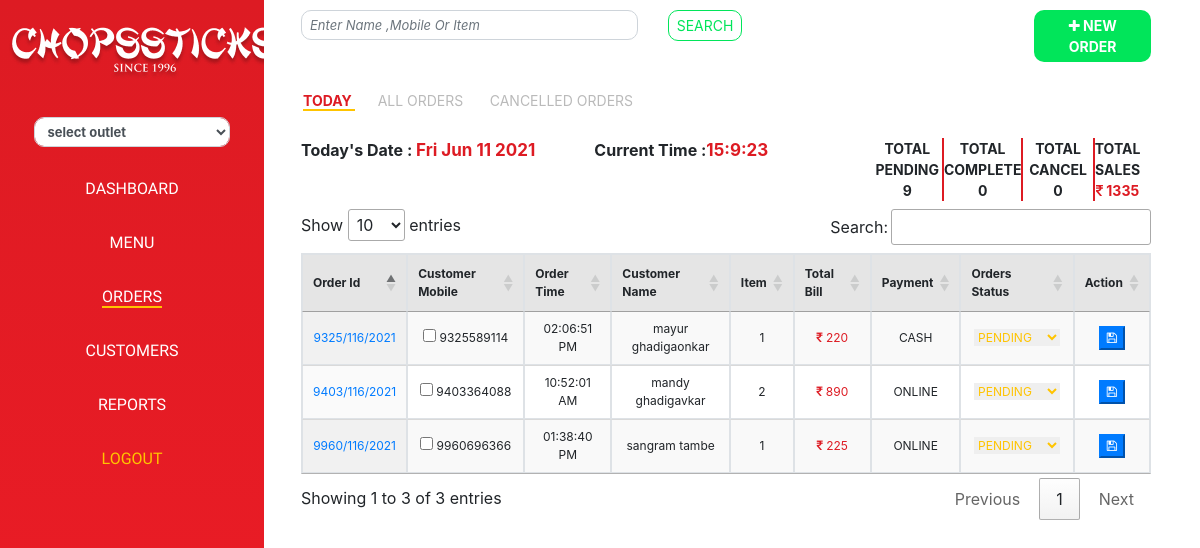
/orders/today_order/1 (signed in), run on the app's committed database.
### orders/models.py (models this page shows, shortened)
class order(models.Model):
    order_id = models.CharField(max_length=50)
    customer_id  = models.ForeignKey(customer,on_delete=models.CASCADE)
    outlet_id = models.ForeignKey(outlet, on_delete=models.CASCADE)
    ONLINE = 1
    CASH =2
    PAYMENT_TYPE_CHOICES = (
      (ONLINE,'ONLINE'),
      (CASH,'CASH'),
    )
    payment_type  = models.PositiveIntegerField(choices=PAYMENT_TYPE_CHOICES)
    order_delivery_address = models.CharField(max_length=500)
    landmark = models.CharField(max_length=500,default="NA")
    total_bill  = models.IntegerField()
    PENDING= 1
    CANCLE = 2
    COMPLETE = 3
    DELIVERY = 4
    ORDER_STATUS_CHOICES = (
      (PENDING,'PENDING'),
      (CANCLE,'CANCLE'),
      (COMPLETE,'COMPLETE'),
      (DELIVERY,'DELIVERY'),
    )
    order_status = models.PositiveIntegerField(choices=ORDER_STATUS_CHOICES)
    created_at = models.DateTimeField(auto_now_add=True)
    updated_at = models.DateTimeField(auto_now=True)

### customer/models.py (models this page shows, shortened)
class customer(models.Model):
    custom_user_id = models.ForeignKey(custom_user,on_delete=models.CASCADE)
    full_name = models.CharField(max_length=50)
    address = models.CharField(max_length=50)
    created_at = models.DateTimeField(auto_now_add=True)
    updated_at = models.DateTimeField(auto_now=True)

### accounts/models.py (models this page shows, shortened)
class custom_user(AbstractUser):
    SUPER_ADMIN = 1
    ADMIN = 2
    CUSTOMER = 3
    ROLE_CHOICES = (
      (SUPER_ADMIN,'Super Admin'),
      (ADMIN,'Admin'),
      (CUSTOMER,'CUSTOMER'),
    )
    mobile_no  = models.CharField(max_length=50)
    user_role = models.PositiveSmallIntegerField(choices=ROLE_CHOICES,default=ADMIN)
    otp = models.IntegerField(default=0)
    Updated_on = models.DateTimeField(auto_now=True)

### orders/views.py (the view)
# urls.py: path('today_order/<int:pk>',today_order,name='today_order'),
@login_required(login_url = '/accounts/user_login')
def today_order(request,pk):
    user= request.user
    outlet_objects = outlet.objects.get(pk=pk)
    location = outlet.objects.all().filter(is_active=True)
    todays_date = date.today()
    all_orders = order.objects.filter(created_at__date=todays_date,outlet_id=outlet_objects).all()
    total_complete = order.objects.filter(order_status = 3,created_at__date=todays_date).count()
    total_pending = order.objects.filter(order_status = 1,created_at__date=todays_date).count()
    total_cancle = order.objects.filter(order_status = 2,created_at__date=todays_date).count()
    item_count = {}
    sum = 0
    for one in all_orders:
        sum = sum + one.total_bill
        if customer_order_detail.objects.filter(order_id=one).exists():
            item_count[one.pk] = customer_order_detail.objects.filter(order_id=one).count()
        else:
            item_count[one.pk] = 0
    food_objects = food_section.objects.all().filter(outlet_id=outlet_objects).first()
    data = {'all_orders':all_orders,'total_complete':total_complete,'total_pending':total_pending,'total_cancle':total_cancle,
    'food_objects':food_objects,'item_count':item_count,'sum':sum,'outlet_objects':outlet_objects,'location':location}
    return render(request,'orders/todays_order.html',data)

### orders/templatetags/item_counts.py (called while the page is built)
@register.filter
def get_item(dictionary, key):
        return dictionary.get(int(str(key)))

### templates/orders/todays_order.html (shortened to what this page needs)
{% extends 'dashboard/base.html' %}
{% load static %}
{% load item_counts %}
{% block content %}
<div class="main">
    <div class="container">
        <div class="row">
            <div class="col">
                <input type="text" name="" id="" class="form-control form-control-sm radius" placeholder="Enter Name ,Mobile Or Item">
            </div>
            <div class="col">
                <button class="btn btn-sm search-btn radius">SEARCH</button>
            </div>
            <div class="col-2">
                <a href="{% url 'orders:new_order' outlet_objects.pk %}" target="_blank" class="btn btn-sm green-btn radius"><b> <i class="fa fa-plus" aria-hidden="true"></i> NEW ORDER</b> </a>
            </div>
        </div>
    </div>
    <div class="container mt-4">
        <div class="row">
            <div class="col">
                <div class="tabs-div">
                    <a href="{% url 'orders:today_order' outlet_objects.pk %}" class="tabs active-tab">TODAY </a> &nbsp;&nbsp;&nbsp;&nbsp;
                    <a href="{% url 'orders:order_master' outlet_objects.pk %}" class="tabs  inactive-tab">ALL ORDERS </a> &nbsp;&nbsp;&nbsp;&nbsp;
                    <a href="{% url 'orders:order_cancle' outlet_objects.pk %}" class="tabs inactive-tab">CANCELLED ORDERS</a> &nbsp;&nbsp;&nbsp;&nbsp;
                </div>
            </div>
        </div>
    </div>
    <div class="container mt-4">
        <div class="row">
            <div class="col">
                <label for="today_date" class="date"> Today's Date : <small class="date-div" id="demo"></small></label>
            </div>
            <div class="col">
                <label for="current_time" class="date">Current Time :<small class="date-div" id="time"></small> </label>
            </div>
            <div class="col">
                <div class="row">
                    <div class="col" style="margin: 0px;padding: 0px;">
                        <label for="today_date" class="date1">TOTAL PENDING<br>{{total_pending}}</label>
                    </div>
                    <div class="col" style="margin: 0px;padding: 0px;">
                        <label for="today_date" class="date1"> TOTAL COMPLETE<br>{{total_complete}} </label>
                    </div>
                    <div class="col" style="margin: 0px;padding: 0px;">
                        <label for="today_date" class="date1"> TOTAL CANCEL<br>{{total_cancle}} </label>
                    </div>
                    <div class="col" style="margin: 0px;padding: 0px;">
                        <label for="today_date" class="date2"> TOTAL <br>SALES <br> <i class="fa fa-inr red" aria-hidden="true"></i> <span class="red">{{sum}}</span> </label>
                    </div>
                </div>
            </div>
        </div>
    </div>
    <div class="container ">
        <div class="row">
            <div class="col">
                <div>
                    <table id="table_id" class="display table-bordered table-sm" style="width: 100%;;font-size: 12px">
                        <thead>
                            <tr>
                                <th>Order Id</th>
                                <th>Customer Mobile</th>
                                <th>Order Time</th>
                                <th>Customer Name</th>
                                <th>Item</th>
                                <th>Total Bill</th>
                                <th>Payment</th>
                                <th>Orders Status</th>
                                <th>Action</th>
                            </tr>
                        </thead>
                        <tbody>
                            {% for one in all_orders %}
                            <tr>
                                <td><a href="{% url 'orders:order_details' outlet_objects.pk one.pk %}">{{one.order_id}}</a></td>
                                <td><input type="checkbox" id="" name=""> {{one.customer_id.custom_user_id.mobile_no}}</td>
                                <td>{{one.created_at|time:"h:i:s A"}}</td>
                                <td>{{one.customer_id.full_name}}</td>
                                <td>{{item_count|get_item:one.pk}}</td>
                                <td><i class="fa fa-inr red" aria-hidden="true"></i><span class="red"> {{one.total_bill}}</span></td>
                                {% if one.payment_type == 1 %}
                                <td>ONLINE</td>
                                {% else %}
                                <td>CASH</td>
                                {% endif %}
                                <form action="{% url 'orders:update_status' outlet_objects.pk  one.pk %}" method="POST">
                                <td>
                                    <select name="order_status" id="order_status" class=" {% if one.order_status == 1 %}orange {% elif one.order_status == 4 %} blue {% elif one.order_status == 2 %} red {% elif one.order_status == 3 %} green {%endif%}select-div">
                                        <option value="1" class="orange" {% if one.order_status == 1 %} selected {%endif%}><span>PENDING</span></option>
                                    </select>
                                </td>
                                <td><center><button type="submit" class="btn-primary"><i class="fa fa-save"></i></button></center></td>
                                </form>
                            </tr>
                            {% endfor %}
                        </tbody>
                    </table>
                </div>
            </div>
        </div>
    </div>
    {% endblock %}

### static/css/main.css (style rules this page uses)
html, body { margin: 0; padding: 0; width: 100%; height: 100vh; }
a { text-decoration: none !important; }
.main { width: 100%; margin: 0 auto; padding: 10px; }
.search-btn { background-color: #fff; color: #01E55A; border: 1px solid #01E55A; }
.radius { border-radius: 10px; }
.form-control { font-size: 13px }
::placeholder { font-style: italic; color: #BABABA; }
.red { color: #DD1B23; }
.tabs-div { text-align: left; width: 100%; margin: 0 auto; padding: 2px; }
.tabs { font-size: 14px }
.inactive-tab { color: #BABABA; }
.active-tab { color: #DD1B23; font-weight: bold; border-bottom: 2px solid #FFC400; }
thead tr { background-color: #E5E5E5; }
table { border: 1px solid #d9d9d9 !importatnt; }
.orange { color: #FFC400; }
.green-btn { background-color: #01E55A; color: #fff }
.date { font-weight: bold; font-size: 16px; text-align: center; }
.date-div { color: #DD1B23; font-size: 17px; font-weight: bold; }
.date1 { font-weight: bold; font-size: 14px; text-align: center; border-right: 2px solid #DD1B23; }
.date2 { font-weight: bold; font-size: 14px; text-align: center; }
th,td { text-align: center; }
.select-div { border:0px; outline:0px; outline: none; }

### data on the page
order: order_id "9403/116/2021", customer_id.custom_user_id.mobile_no "9403364088", created_at "10:52:01 AM", customer_id.full_name "mandy ghadigavkar", id "2", total_bill "890", payment_type "ONLINE", order_status "PENDING"
order: order_id "9960/116/2021", customer_id.custom_user_id.mobile_no "9960696366", created_at "01:38:40 PM", customer_id.full_name "sangram tambe", id "1", total_bill "225", payment_type "ONLINE", order_status "PENDING"
order: order_id "9325/116/2021", customer_id.custom_user_id.mobile_no "9325589114", created_at "02:06:51 PM", customer_id.full_name "mayur ghadigaonkar", id "1", total_bill "220", payment_type "CASH", order_status "PENDING"

### other printed values
{{ total_pending }} "9"
{{ total_complete }} "0"
{{ total_cancle }} "0"
{{ sum }} "1335"
